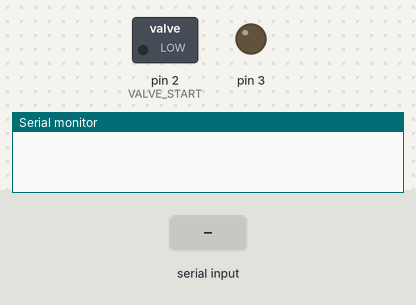
Recording of a sketch running on a simulated Arduino Uno, built with avr-gcc and run on an emulated ATmega328P. Parts: switched loads named in the sketch (green lamp = pin HIGH), output pins drawn as LEDs (lit = HIGH), the last lines printed to the serial monitor. The test bench sets the inputs (shaded band). The local clock reads 2024-03-15 10:24:30 at power-on unless the sketch sets it.

Above: at 1.2 s.
1.3 s: "1" received over the second serial link
At 1.9 s:
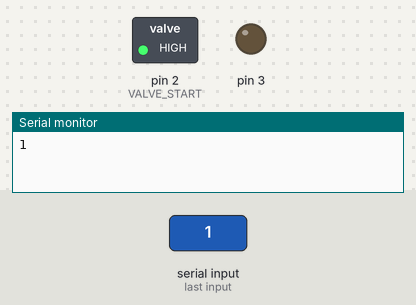
2.8 s: "3" received over the second serial link
At 3.1 s:
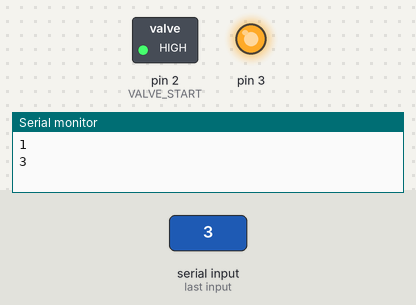
4.3 s: "2" received over the second serial link
At 5.4 s:
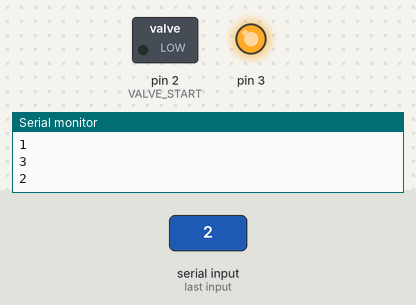
5.8 s: "4" received over the second serial link
At 6.5 s:
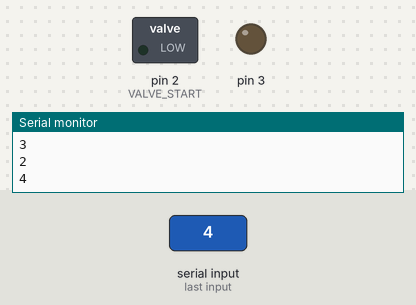
Timing chart, 0 to 8.3 s (numbered marks = the images above; inputs shaded):
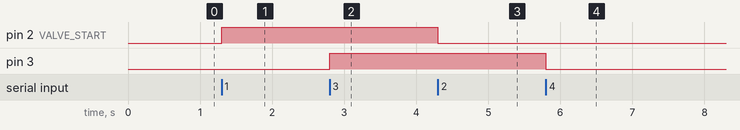

Measured:
- after the input at 1.3 s, pin 2 (VALVE_START): LOW → HIGH at once
- after the input at 2.8 s, pin 3: LOW → HIGH at once
- after the input at 4.3 s, pin 2 (VALVE_START): HIGH → LOW at once
- after the input at 5.8 s, pin 3: HIGH → LOW at once

The sketch:

poc.c.ino
```cpp
#include <Wire.h>
#include <RTClib.h>
#include <SoftwareSerial.h>

#define VALVE_START 2
#define VALVES_NUMBER 2
#define VALVE_END VALVE_START + VALVES_NUMBER - 1

// States
#define STOP_STATE 0
#define MANUAL_START_SATE 1
#define AUTO_START_STATE 2

// Commands
#define STOP 0
#define M_STR 1
#define A_STR 2
#define SET_CONFIG 3
#define SET_DATE 4

//#define AT_CONFIG 1

struct Irrigation{
  char current_valve = 0;
  int total_time = 0;
};

// Globals
RTC_DS3231 rtc;
SoftwareSerial BT(10, 11);
char btData = 0;
bool logged = false;
char state = STOP;
Irrigation irrigation;

void clearCurrentIrrigation() {
  irrigation.current_valve = 0;
  irrigation.total_time = 0;
}

void setCommand(char command, void * param) {
  switch(command) {
    case STOP:
      state = STOP_STATE;
      clearCurrentIrrigation();
      break;
    case M_STR:
      state = MANUAL_START_SATE;

      memcpy(&irrigation, param, sizeof(Irrigation));
      break;
  }
}

void handleBTCommand() {
  if (BT.available()) {
    Serial.write(BT.read());
  }

}


void setup() {
  Serial.begin(9600);

  if (!rtc.begin()) {
    Serial.println("Module RTC not found");
    while(1);
  }

  BT.begin(9600);

  for (int i = VALVE_START; i <= VALVE_END; i++) {
    pinMode(i, OUTPUT);
    digitalWrite(i, LOW);
  }

  //rtc.adjust(DateTime(__DATE__, __TIME__));
}

void loop() {

  //handleBTCommand();

  DateTime fecha = rtc.now();

  /*Serial.print(fecha.day());
  Serial.print("/");
  Serial.print(fecha.month());
  Serial.print("/");
  Serial.print(fecha.year());
  Serial.print(" ");
  Serial.print(fecha.hour());
  Serial.print(":");
  Serial.print(fecha.minute());
  Serial.print(":");
  Serial.println(fecha.second());*/


  /*#ifdef AT_CONFIG
  if (BT.available()) {
    Serial.write(BT.read());
  }

  if (Serial.available()) {
    BT.write(Serial.read());
  }
  #endif*/

  #ifndef AT_CONFIG


  if (BT.available()) {
    logged = false;
    btData = BT.read();
    Serial.println(btData);
    if (btData == '1') {
      digitalWrite(VALVE_START, HIGH);
    } else if (btData == '2') {
      digitalWrite(VALVE_START, LOW);
    }
    if (btData == '3') {
      digitalWrite(VALVE_START + 1, HIGH);
    } else if (btData == '4') {
      digitalWrite(VALVE_START + 1, LOW);
    }
  }
  #endif

  //delay(1000);
}
```
